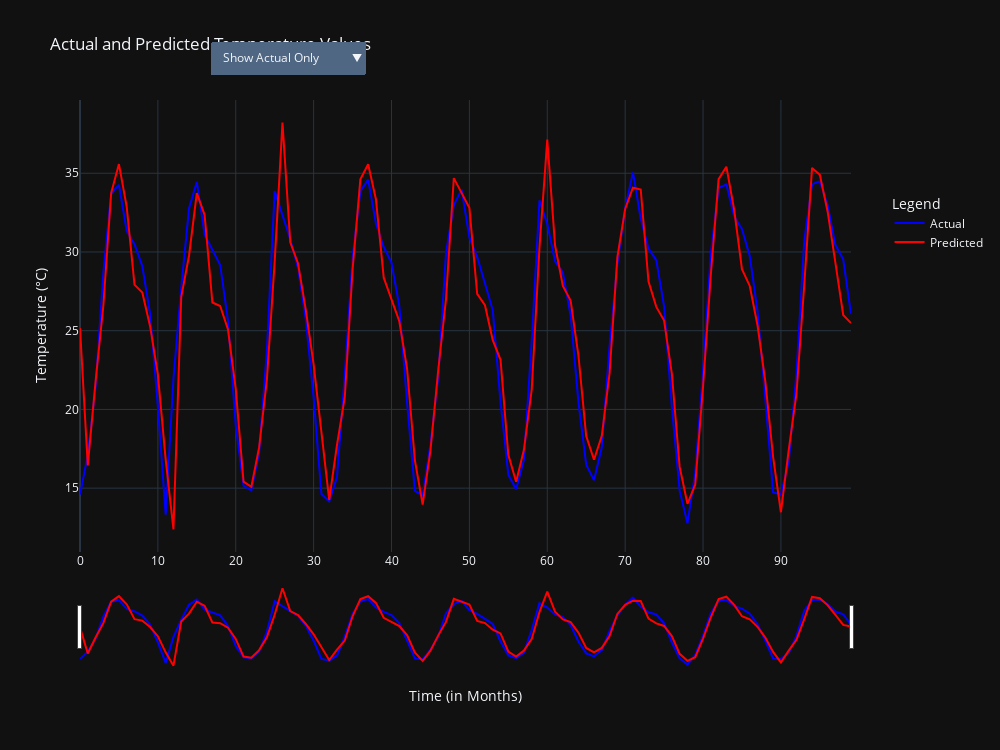

Notebook source saved alongside this figure:
### Code cell
import plotly.graph_objects as go

# Create traces for actual and predicted values
fig = go.Figure()

# Add actual temperature trace with hover data
fig.add_trace(go.Scatter(
    y=list(city_df.AverageTemperature)[:100],
    mode='lines',
    name='Actual',
    line=dict(color='blue'),
    hovertemplate='Index: %{x}<br>Temperature: %{y:.2f}°C'
))

# Add predicted temperature trace with hover data
fig.add_trace(go.Scatter(
    y=list(predictions)[:100],
    mode='lines',
    name='Predicted',
    line=dict(color='red'),
    hovertemplate='Index: %{x}<br>Temperature: %{y:.2f}°C'
))

# Update layout with labels, title, and legend position
fig.update_layout(
    title='Actual and Predicted Temperature Values',
    xaxis=dict(
        title='Time (in Months)',
        rangeslider=dict(visible=True),  # Enable range slider for zooming
    ),
    yaxis=dict(title='Temperature (°C)'),
    legend=dict(
        title='Legend',
        x=1.05,  # Adjust horizontal position
        y=0.8    # Adjust vertical position
    ),
    width=1000,
    height=750,
    template='plotly_dark',  # Dark theme for aesthetic
    hovermode='closest'  # Display closest hover data point
)

# Add a button to toggle between actual and predicted temperature traces
fig.update_layout(
    updatemenus=[
        {
            'buttons': [
                {
                    'args': [None, {'visible': [True, False]}],
                    'label': 'Show Actual Only',
                    'method': 'relayout'
                },
                {
                    'args': [None, {'visible': [True, True]}],
                    'label': 'Show Both',
                    'method': 'relayout'
                },
                {
                    'args': [None, {'visible': [False, True]}],
                    'label': 'Show Predicted Only',
                    'method': 'relayout'
                }
            ],
            'direction': 'down',
            'pad': {'r': 10, 't': 10},
            'showactive': True,
            'x': 0.17,
            'xanchor': 'left',
            'y': 1.15,
            'yanchor': 'top'
        }
    ]
)

# Show the plot
fig.show()

### Figure 1 — Plotly figure (JSON) as saved in the notebook; plotly's stock layout.template omitted (floating-point values rounded to 4 significant figures)
{"data": [{"hovertemplate": "Index: %{x}<br>Temperature: %{y:.2f}°C", "line": {"color": "blue"}, "mode": "lines", "name": "Actual", "type": "scatter", "y": [14.59, 17.11, 21.45, 28.71, 33.73, 34.26, 31.32, 30.5, 29.1, 26.09, 20.18, 13.31, 21.96, 27.76, 32.78, 34.45, 31.1, 30.14, 29.18, 25.65, 18.95, 15.15, 14.86, 17.27, 23.8, 33.87, 32.28, 30.81, 28.97, 25.69, 20.73, 14.63, 14.15, 15.71, 22.21, 29.65, 33.86, 34.6, 31.8, 30.31, 29.3, 26.58, 20.41, 14.82, 14.53, 17.78, 22.05, 29.97, 32.96, 33.98, 30.93, 29.69, 28, 26.31, 20.45, 15.85, 14.93, 16.78, 24.34, 33.28, 31.79, 29.41, 28.71, 25.97, 20.46, 16.5, 15.51, 17.59, 24.03, 29.23, 32.78, 35.06, 32.11, 30.22, 29.48, 26.54, 20.13, 14.84, 12.77, 15.98, 22.46, 29.91, 34.06, 34.29, 32.26, 31.45, 29.74, 26.25, 20.65, 14.73, 14.62, 16.68, 22.33, 30.74, 34.31, 34.49, 32.97, 30.45, 29.54, 26.06]}, {"hovertemplate": "Index: %{x}<br>Temperature: %{y:.2f}°C", "line": {"color": "red"}, "mode": "lines", "name": "Predicted", "type": "scatter", "y": [25.16, 16.44, 21.78, 26.59, 33.74, 35.58, 32.86, 27.92, 27.42, 25.29, 22.23, 16.83, 12.38, 27.14, 29.76, 33.74, 32.36, 26.79, 26.57, 25.07, 21.31, 15.42, 15.08, 17.58, 21.89, 29.4, 38.22, 30.62, 29.27, 26.3, 22.86, 18.52, 14.26, 17.75, 20.78, 28.88, 34.61, 35.57, 33.35, 28.37, 26.95, 25.6, 22.6, 16.78, 13.96, 17.38, 22.5, 27.01, 34.69, 33.71, 32.8, 27.34, 26.62, 24.4, 23.15, 17.12, 15.41, 17.44, 21.24, 30.27, 37.14, 30.42, 27.85, 26.92, 23.44, 18.31, 16.8, 18.32, 22.29, 29.67, 32.73, 34.08, 33.97, 28.12, 26.51, 25.64, 22.25, 16.35, 14.01, 15.22, 21.44, 28.54, 34.62, 35.42, 32.68, 28.9, 27.84, 25.33, 21.78, 16.99, 13.47, 17.41, 21.0, 27.9, 35.34, 34.91, 32.56, 29.31, 26.0, 25.48]}], "layout": {"height": 750, "hovermode": "closest", "legend": {"title": {"text": "Legend"}, "x": 1.05, "y": 0.8}, "title": {"text": "Actual and Predicted Temperature Values"}, "updatemenus": [{"buttons": [{"args": [null, {"visible": [true, false]}], "label": "Show Actual Only", "method": "relayout"}, {"args": [null, {"visible": [true, true]}], "label": "Show Both", "method": "relayout"}, {"args": [null, {"visible": [false, true]}], "label": "Show Predicted Only", "method": "relayout"}], "direction": "down", "pad": {"r": 10, "t": 10}, "showactive": true, "x": 0.17, "xanchor": "left", "y": 1.15, "yanchor": "top"}], "width": 1000, "xaxis": {"rangeslider": {"visible": true}, "title": {"text": "Time (in Months)"}}, "yaxis": {"title": {"text": "Temperature (°C)"}}}}
